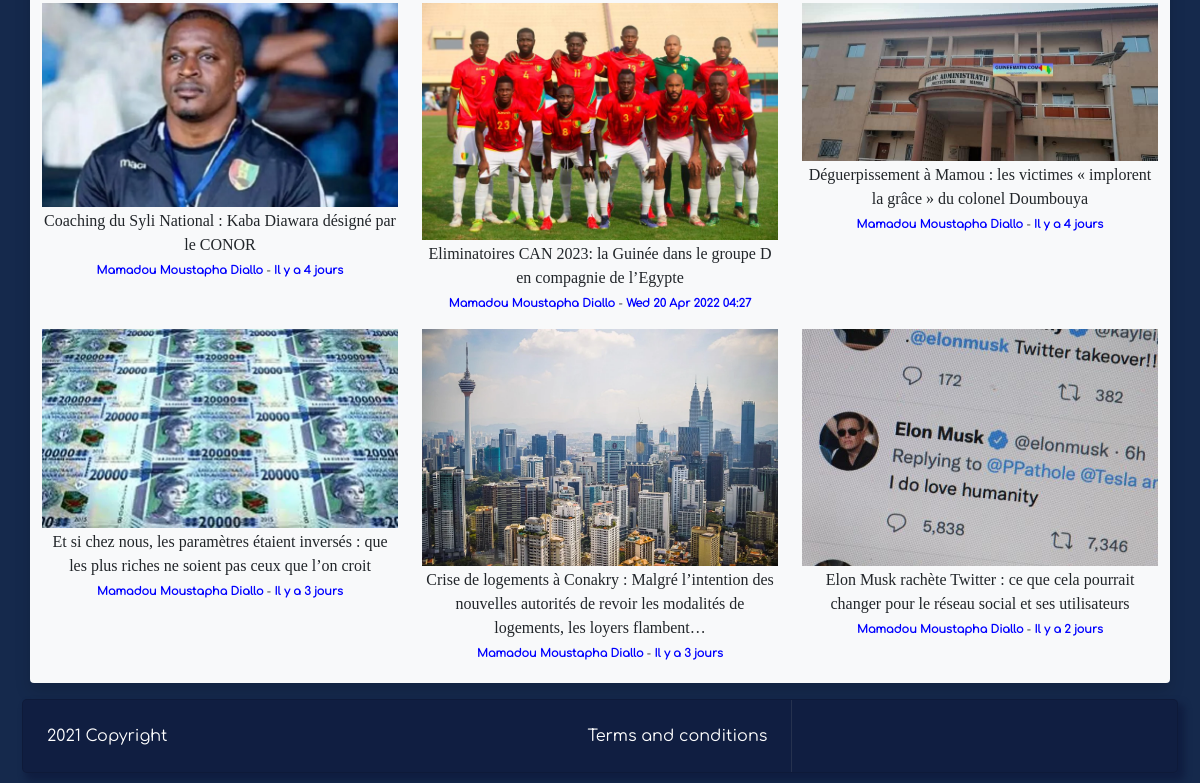
The app's page /categorie.php (lower part), older data.
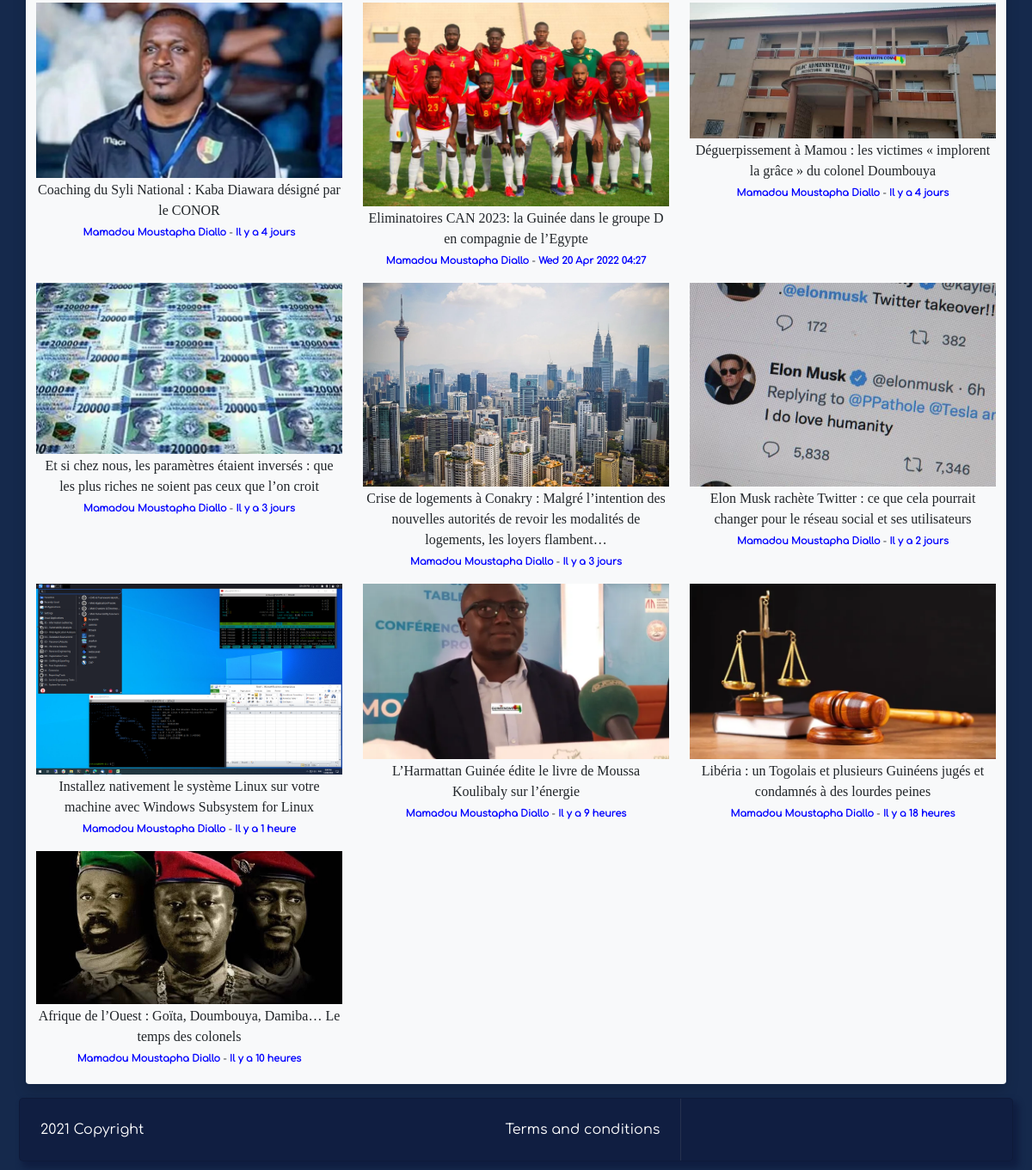
The same page, newer data.
### tables this page shows
CREATE TABLE `articles` (
  `id` int NOT NULL AUTO_INCREMENT,
  `title` varchar(255) NOT NULL,
  `dateposted` datetime NOT NULL,
  `body` text NOT NULL,
  `imgpath` varchar(100) NOT NULL,
  `cat_id` int NOT NULL,
  PRIMARY KEY (`id`),
  KEY `cat_id` (`cat_id`),
  CONSTRAINT `articles_ibfk_1` FOREIGN KEY (`cat_id`) REFERENCES `categories` (`id`)
);

### config.php (called while the page is built, shortened)
<?php
  $config_imgarticle_folder = "Images/articles";

### functions.php (the view)
<?php
function date_duree($from){
  $to = time();
  $from = strtotime($from);
  $diff = ($to - $from);
  if($diff < 3600){
    $duree = sprintf("%d", $diff / 60);
    return "Il y a " . $duree . " minute" . ($duree > 1 ? "s" : "");
  }
  else if($diff < 86400){
    $duree = sprintf("%d", $diff / 3600);
    return "Il y a " . $duree . " heure" . ($duree > 1 ? "s" : "");
  }
  else if($diff < 86400 * 7){
    $duree = sprintf("%d", $diff / 86400);
    return "Il y a " . $duree . " jour" . ($duree > 1 ? "s" : "");
  }
  else
    return date('D d M Y H:i', $from);
}
function article($datas){
  require "config.php";
  return
  '<div class="grid-item col-lg-4">'
    . '<div class="d-flex flex-column">'
      . '<div class="image_article"><img src="' . $config_imgarticle_folder . '/' . $datas['imgpath'] . '" alt="' . $datas['title'] . '" width="100%"></div>'
      . '<div>'
          . '<h5 class="article-title"><a href="article.php?id='. $datas['id'] . '">'. $datas['title'] . '</a></h5>'
          . '<p class="infos-sup"><span class="auteur-article">Mamadou Moustapha Diallo</span> - <span class="heure-publication">' . date_duree($datas['dateposted']) . '</span></p>'
      . '</div>'
    . '</div>'
  . '</div>';
}

### includes/header.php (shortened to what this page needs)
<?php
    require_once "config.php";
?>
<!DOCTYPE html>
<html lang="fr">
<head>
    <link rel="stylesheet" href="css/bootstrap.css" >
    <link rel="stylesheet" href="css/all.css" >
    <link rel="stylesheet" href="css/font-awesome.min.css" >
    <link rel="stylesheet" href="css/index.css">
</head>
<body>
    <div class="page container shadow my-2 py-1 bg-light rounded">

### categorie.php (shortened to what this page needs)
<?php
    require "config.php";
    require "functions.php";
    $db = new mysqli($hname, $uname, $pword, $dbase);
    if(isset($_GET['id'])){
        $id = $_GET['id'];
        $stmt = $db->prepare("SELECT * FROM categories WHERE id=?");
        $stmt->bind_param('i', $id);
        $stmt->execute();
        $resultcat = $stmt->get_result();
        if($resultcat->num_rows == 1){
            $cat_name = $resultcat->fetch_array(MYSQLI_ASSOC)['name'];
            $querystr = "SELECT id, title, imgpath, dateposted FROM articles WHERE cat_id=?";
            $stmt = $db->prepare($querystr);
            $stmt->bind_param('i', $id);
            $stmt->execute();
            $resultarticles = $stmt->get_result();
        }
        else{
            header("Location:404.php");
            die();
        }
    }
    else{
        $querystr = "SELECT * FROM articles";
        $resultarticles = $db->query($querystr);
    }
    require "includes/header.php" ;
?>
<div class="row">
    <?php
		if($resultarticles->num_rows > 0){
			while ($rowarticle = $resultarticles->fetch_array(MYSQLI_ASSOC)){
				echo article($rowarticle);
			}
		}
    else{
      echo "<p>Il n'y a présentement aucun article pour cette catégorie.</p>";
    }
	?>
</div>
<?php require "includes/footer.php" ; ?>

### includes/footer.php (shortened to what this page needs)
     </div>
     <footer>
        <div class="container-fluid mt-3">
            <div class="card">
                <div class="row g-0">
                    <div class="col-md-8 border-right">
                        <div class="d-flex justify-content-between p-4"> <span class="text-white">2021 Copyright</span> <span class="text-white">Terms and conditions</span> </div>
                    </div>
                </div>
            </div>
        </div>
    </footer>
</body>
</html>

### css/index.css (style rules this page uses)
body { padding : 10px; font-family: 'Comfortaa'; background-color: #15294c; }
.card { background: #101e41; border-radius: 5px; box-shadow: 5px 6px 6px 2px #101e41 }
.article-title, .title { font-family: "Ballo2"; }
.article-title a, .urgent a { color : black; text-decoration: none; font-size: 1.1em; }
.article-title { text-align:center; }
.article-title a { color : inherit; text-decoration: none; font-size: 0.8em; }
.auteur-article, .heure-publication { color : blue; font-weight: bold; }
.infos-sup { text-align: center; font-size: 0.7em; }
.border-right { border-right: 1px solid #9e9e9e29 !important }

Row changes from the older to the newer data that the page shows:
added articles: imgpath (picture), title "Installez nativement le système Linux sur votre machine avec Windows Subsystem for Linux", dateposted "Il y a 1 heure"
added articles: imgpath (picture), title "L’Harmattan Guinée édite le livre de Moussa Koulibaly sur l’énergie", dateposted "Il y a 9 heures"
added articles: imgpath (picture), title "Libéria : un Togolais et plusieurs Guinéens jugés et condamnés à des lourdes peines", dateposted "Il y a 18 heures"
added articles: imgpath (picture), title "Afrique de l’Ouest : Goïta, Doumbouya, Damiba… Le temps des colonels", dateposted "Il y a 10 heures"
